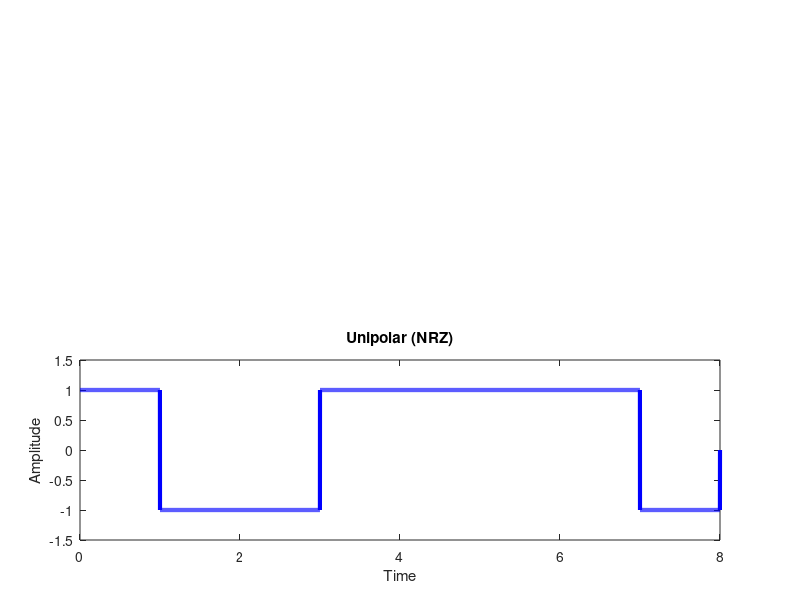

The MATLAB script that drew this image:
bits = [0 1 0 1 0 0 0 1];
bitrate = 1;
n = 1000;
T = length(bits)/bitrate;
N = n*length(bits);
dt = T/N;
t = 0:dt:T;
x = zeros(1,length(t));
lastbit = 1;

% Create a UI figure
figure('Name', 'Encoding Schemes', 'Color', 'white', 'Position', [100 100 900 800]);

dlg_title= '                  Welcome      ';
prompt = 'Select Encoding Scheme:';
encoding_options = {'Unipolar (NRZ)', 'Polar (NRZ, RZ, Manchester, Differential Manchester)', 'Bipolar (AMI, Pseudoternary)'};
[encodingSchemeIndex,~] = listdlg('PromptString',prompt,'SelectionMode','single','ListString',encoding_options,'Name',dlg_title);

switch encodingSchemeIndex
    case 1
        % Unipolar (NRZ)
        for i=1:length(bits)
            if bits(i)==0
                x((i-1)*n+1:i*n) = lastbit;
            else
                x((i-1)*n+1:i*n) = -lastbit;
            end
            lastbit = x((i-1)*n+1);
        end

        % Create axes for the plot
        axes('Position', [0.1 0.1 0.8 0.3]);
        plot(t, x, 'LineWidth', 3, 'Color', 'blue');
        axis([0 T -1.5 1.5]);
        title('Unipolar (NRZ)');
        xlabel('Time');
        ylabel('Amplitude');

        counter = 0;
        lastbit = 1;
        result = zeros(1, length(bits));

        % Unipolar (NRZ) - Decode
        for i = 1:length(t)
            if t(i) > counter
                counter = counter + 1;
                if x(i) == lastbit
                    result(counter) = 0;
                else
                    result(counter) = 1;
                end
            end
        end

        disp('Decode Result - Unipolar (NRZ):');
        disp(result);

    case 2
        % Polar (NRZ)
        x = zeros(1,length(t));
        lastbit = 1;

        for i=1:length(bits)
            if bits(i)==0
                x((i-1)*n+1:i*n) = -lastbit;
            else
                x((i-1)*n+1:i*n) = lastbit;
            end
            lastbit = x((i-1)*n+1);
        end

        % Create axes for the plot
        axes('Position', [0.1 0.7 0.8 0.15]);
        plot(t, x, 'LineWidth', 3, 'Color', 'red');
        axis([0 T -1.5 1.5]);
        title('Polar (NRZ)');
        xlabel('Time');
        ylabel('Amplitude');

        counter = 0;
        lastbit = 1;
        result = zeros(1, length(bits));

        % Polar (NRZ) - Decode
        for i = 1:length(t)
            if t(i) > counter
                counter = counter + 1;
                if x(i) == lastbit
                    result(counter) = 0;
                else
                    result(counter) = 1;
                end
            end
        end

        disp('Decode Result - Polar (NRZ):');
        disp(result);

        % Polar (RZ)
        x = zeros(1,length(t));
        lastbit = 1;

        for i=1:length(bits)
            if bits(i)==0
                x((i-1)*n+1:i*n-(n/2)) = -lastbit;
                x(i*n-(n/2)+1:i*n) = lastbit;
            else
                x((i-1)*n+1:i*n-(n/2)) = lastbit;
                x(i*n-(n/2)+1:i*n) = -lastbit;
            end
            lastbit = x(i*n);
        end

        % Create axes for the plot
        axes('Position', [0.1 0.5 0.8 0.15]);
        plot(t, x, 'LineWidth', 3, 'Color', 'green');
        axis([0 T -1.5 1.5]);
        title('Polar (RZ)');
        xlabel('Time');
        ylabel('Amplitude');

        counter = 0;
        lastbit = 1;
        result = zeros(1, length(bits));

        % Polar (RZ) - Decode
        for i = 1:length(t)
            if t(i) > counter
                counter = counter + 1;
                if x(i) == lastbit
                    result(counter) = 0;
                else
                    result(counter) = 1;
                end
            end
        end

        disp('Decode Result - Polar (RZ):');
        disp(result);

        % Manchester
        x = zeros(1,length(t));
        lastbit = 1;

        for i=1:length(bits)
            if bits(i)==0
                x((i-1)*n+1:i*n-(n/2)) = -lastbit;
                x(i*n-(n/2)+1:i*n) = lastbit;
            else
                x((i-1)*n+1:i*n-(n/2)) = lastbit;
                x(i*n-(n/2)+1:i*n) = -lastbit;
            end
            lastbit = -lastbit;
        end

        % Create axes for the plot
        axes('Position', [0.1 0.3 0.8 0.15]);
        plot(t, x, 'LineWidth', 3, 'Color', 'magenta');
        axis([0 T -1.5 1.5]);
        title('Manchester');
        xlabel('Time');
        ylabel('Amplitude');

        counter = 0;
        lastbit = 1;
        result = zeros(1, length(bits));

        % Manchester - Decode
        for i = 1:length(t)
            if t(i) > counter
                counter = counter + 1;
                if x(i) == lastbit
                    result(counter) = 0;
                else
                    result(counter) = 1;
                end
            end
        end

        disp('Decode Result - Manchester:');
        disp(result);

        % Differential Manchester
        x = zeros(1,length(t));
        lastbit = 1;

        for i=1:length(bits)
            if bits(i)==0
                x((i-1)*n+1:i*n-(n/2)) = lastbit;
                x(i*n-(n/2)+1:i*n) = -lastbit;
            else
                x((i-1)*n+1:i*n-(n/2)) = -lastbit;
                x(i*n-(n/2)+1:i*n) = lastbit;
            end
            lastbit = -lastbit;
        end

        % Create axes for the plot
        axes('Position', [0.1 0.1 0.8 0.15]);
        plot(t, x, 'LineWidth', 3, 'Color', 'blue');
        axis([0 T -1.5 1.5]);
        title('Differential Manchester');
        xlabel('Time');
        ylabel('Amplitude');

        counter = 0;
        lastbit = 1;
        result = zeros(1, length(bits));

        % Differential Manchester - Decode
        for i = 1:length(t)
            if t(i) > counter
                counter = counter + 1;
                if x(i) == lastbit
                    result(counter) = 1;
                else
                    result(counter) = 0;
                end
            end
        end

        disp('Decode Result - Differential Manchester:');
        disp(result);

       
    case 3
        % Bipolar (AMI)
        x = zeros(1,length(t));
        lastbit = 1;
        voltage = 1;

        for i=1:length(bits)
            if bits(i)==0
                x((i-1)*n+1:i*n) = 0;
            else
                x((i-1)*n+1:i*n) = lastbit * voltage;
                lastbit = -lastbit;
            end
        end

        % Create axes for the plot
        axes('Position', [0.1 0.55 0.8 0.25]);
        plot(t, x, 'LineWidth', 3, 'Color', 'cyan');
        axis([0 T -1.5 1.5]);
        title('Bipolar (AMI)');
        xlabel('Time');
        ylabel('Amplitude');

        counter = 0;
        lastbit = 1;
        result = zeros(1, length(bits));

        % Bipolar (AMI) - Decode
        for i = 1:length(t)
            if t(i) > counter
                counter = counter + 1;
                if x(i) == 0
                    result(counter) = 0;
                else
                    result(counter) = 1;
                end
            end
        end

        disp('Decode Result - Bipolar (AMI):');
        disp(result);

        % Bipolar (Pseudoternary)
        x = zeros(1,length(t));
        lastbit = -1;
        voltage = 1;

        for i=1:length(bits)
            if bits(i)==0
                x((i-1)*n+1:i*n) = lastbit * voltage;
            else
                x((i-1)*n+1:i*n) = 0;
                lastbit = -lastbit;
            end
        end

        % Create axes for the plot
        axes('Position', [0.1 0.2 0.8 0.25]);
        plot(t, x, 'LineWidth', 3, 'Color', 'blue');
        axis([0 T -1.5 1.5]);
        title('Bipolar (Pseudoternary)');
        xlabel('Time');
        ylabel('Amplitude');

        counter = 0;
        lastbit = 1;
        result = zeros(1, length(bits));

        % Bipolar (Pseudoternary) - Decode
        for i = 1:length(t)
            if t(i) > counter
                counter = counter + 1;
                if x(i) == 0
                    result(counter) = 1;
                else
                    result(counter) = 0;
                end
            end
        end

        disp('Decode Result - Bipolar (Pseudoternary):');
        disp(result);

end
